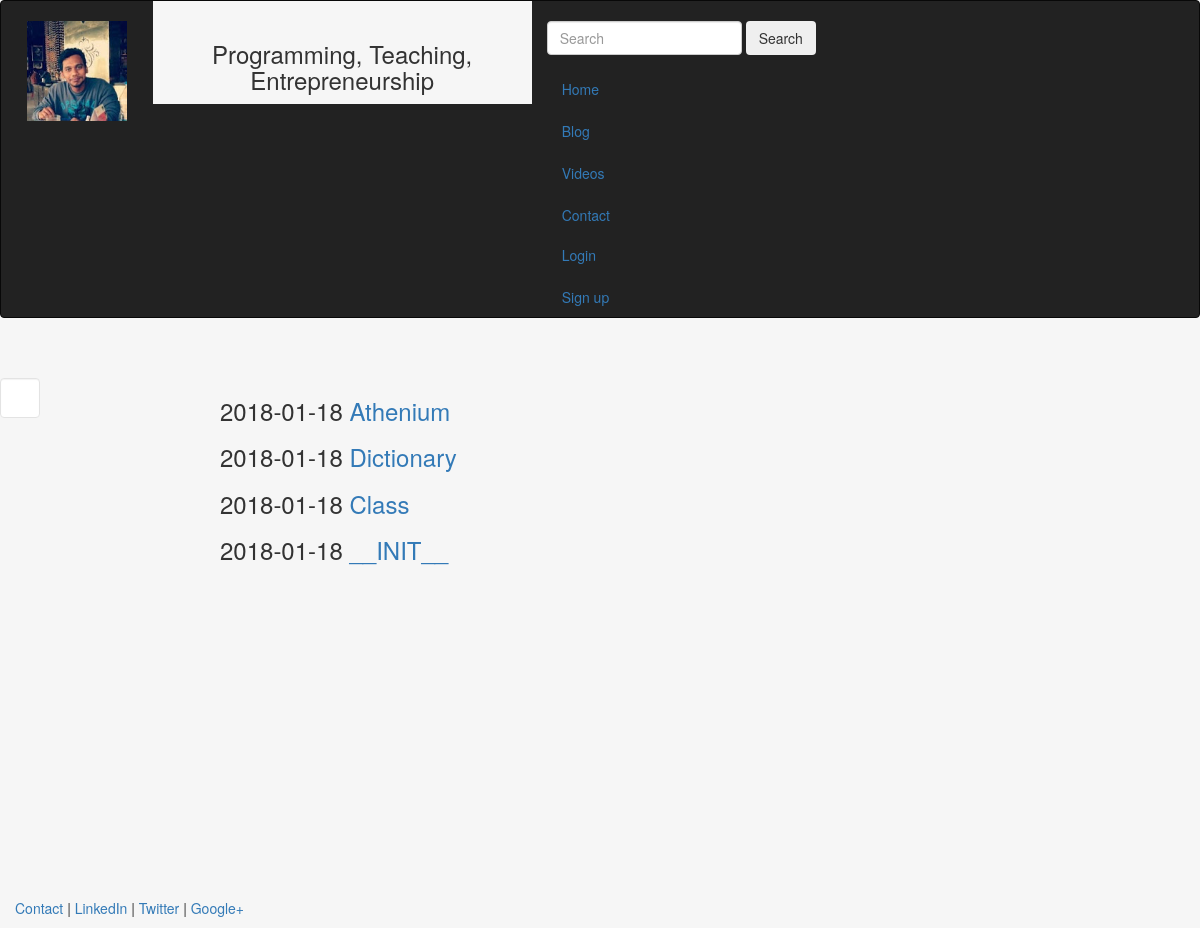
Screenshot of /blog/ with the database file from the repository.
### blog/models.py (models this page shows, shortened)
class Post(models.Model):
    title = models.CharField(max_length=150)
    body = models.TextField()
    date = models.DateTimeField()

### blog/templates/blog/blog.html
{% extends "webapp/header.html" %}
{% block content %}
	{% for post in object_list %}
		<h3>{{ post.date|date:"Y-m-d" }}<a href="/blog/{{post.id}}"> {{post.title}}</a></h3>
	{% endfor %}
{% endblock %}

### webapp/templates/webapp/header.html (shortened to what this page needs)
<html lang="en">
<head>
	{% load staticfiles %}
	<link rel='stylesheet' href="{% static 'webapp/css/bootstrap.min.css'%}" type = 'text/css'/>
</head>
<body class="body" style="background-color:#f6f6f6">
	<nav class="navbar navbar-inverse">
	<div class="conatainer-fluid" style="min-height:20%; ">
		<div class="navbar-header">
			<div class="col-sm-2">
				<br>
				<center>
					<img src="{% static 'webapp/image/profile.jpg' %}" class="img-responsive" style='max-height:100px' alt="face">
				</center>
			</div>
			<div class="col-sm-5" style="background-color:#f6f6f6">
				<br>
				<center>
				<h3>Programming, Teaching, Entrepreneurship</h3>
				</center>
			</div>
			<div class="col-sm-5">
				<br>
				<form class="form-inline my-2 my-lg-0">
				<input class="form-control mr-sm-2" type="search" placeholder="Search" aria-label="Search">
				<button class="btn btn-outline-success my-2 my-sm-0" type="submit">Search</button>
				</form>
				<ul class="nav nav-pills nav-stacked">
							<li><a href='/'>Home</a></li>
							<li><a href='/blog/'>Blog</a></li>
							<li><a href='/Videos/'>Videos</a></li>
							<li><a href='/Contact/'>Contact</a></li>
						</ul>
				<ul class="nav nav-pills nav-stacked">
					<li><a href='/Login/'>Login</a></li>
				    <li><a href='/Signin/'>Sign up</a></li>
				</ul>
			</div>
		</div>
		</div>
		</nav>
		<div class="row">
			<div class="col-sm-2">
			<br>
			<br>
					<div class="well bs-sidebar affix" id="sidebar" style="background-color:#fff" span class="border border-danger">
					</div>
				</div>
				<div class="col-sm-10">
					<div class='container-fluid' style="min-height:70%;">
					<br>
					<br>
						{% block content %}
						{% endblock %}
					</div>
				</div>
			</div>
		</body>
<footer>
	<div class="container-fluid" style='margin-right:15px'>
		<p><a href="#" target="blank">Contact</a> | <a href="#" target="blank">LinkedIn</a> | <a href="#" target="blank">Twitter</a>
		| <a href="#" target="blank">Google+</a></p>
	</div>
</footer>
</html>

### webapp/templates/webapp/header.html (style rules this page uses)
html, body { height:100% }

### rows the page displays
Post: date "2018-01-18", title "Athenium"
Post: date "2018-01-18", title "Dictionary"
Post: date "2018-01-18", title "Class"
Post: date "2018-01-18", title "__INIT__"
